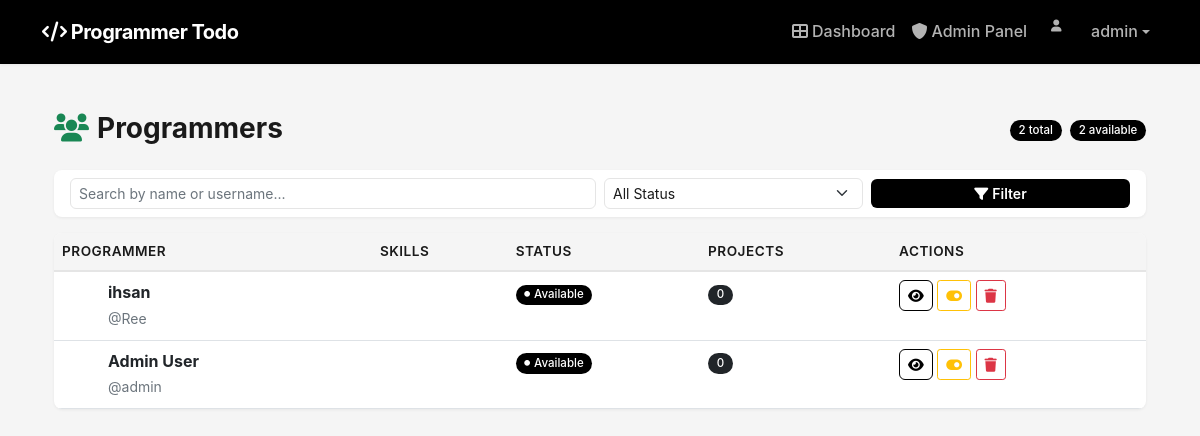
The app's page /manage/programmers/ (signed in), older data.
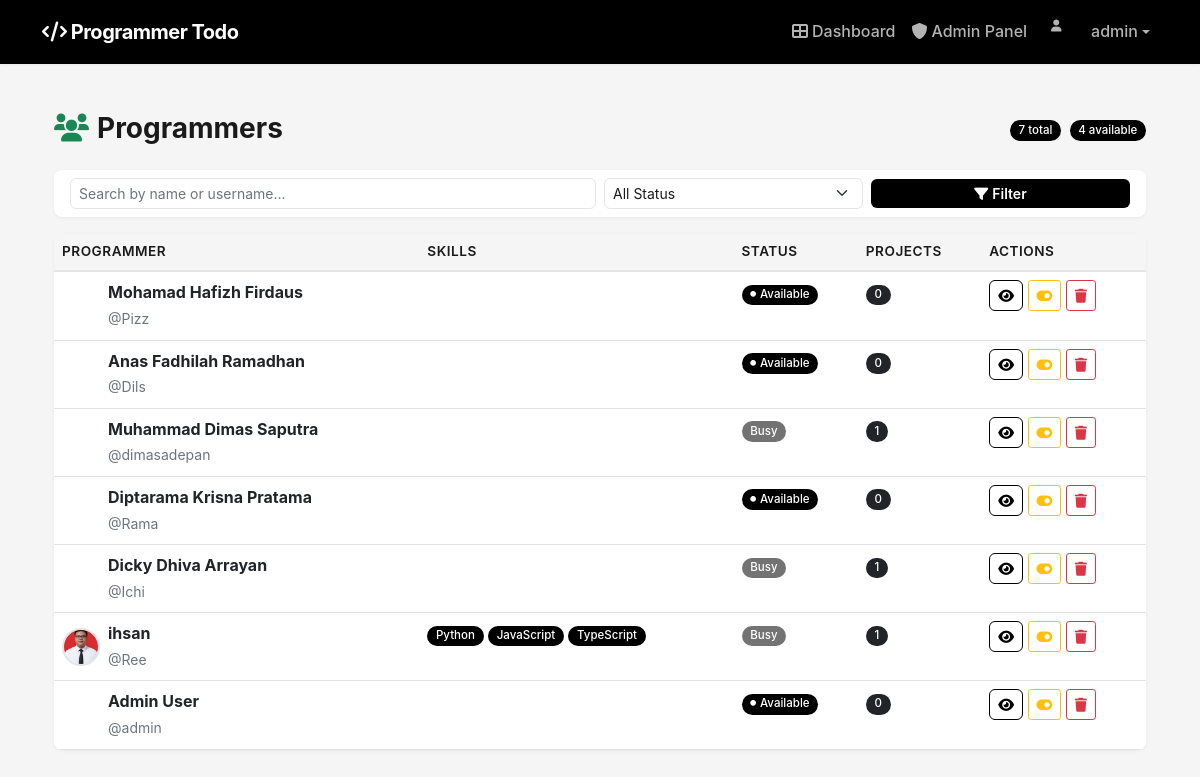
The same page, newer data.
### main/models.py (models this page shows, shortened)
class ProgrammerProfile(models.Model):
    SKILL_CHOICES = [
        ('python', 'Python'), ('javascript', 'JavaScript'), ('php', 'PHP'),
        ('java', 'Java'), ('cpp', 'C++'), ('csharp', 'C#'), ('go', 'Go'),
        ('rust', 'Rust'), ('swift', 'Swift'), ('kotlin', 'Kotlin'),
        ('ruby', 'Ruby'), ('typescript', 'TypeScript'), ('dart', 'Dart'),
        ('html', 'HTML'), ('css', 'CSS'), ('react', 'React'), ('vue', 'Vue.js'),
        ('angular', 'Angular'), ('nodejs', 'Node.js'), ('laravel', 'Laravel'),
        ('django', 'Django'), ('flask', 'Flask'), ('nextjs', 'Next.js'),
        ('svelte', 'Svelte'),
        ('react_native', 'React Native'), ('flutter', 'Flutter'),
        ('mysql', 'MySQL'), ('postgresql', 'PostgreSQL'), ('mongodb', 'MongoDB'),
        ('redis', 'Redis'), ('firebase', 'Firebase'),
        ('docker', 'Docker'), ('kubernetes', 'Kubernetes'), ('aws', 'AWS'),
        ('git', 'Git'),
        ('machine_learning', 'Machine Learning'), ('data_science', 'Data Science'),
        ('rest_api', 'REST API'), ('graphql', 'GraphQL'),
    ]
    user = models.OneToOneField(User, on_delete=models.CASCADE)
    full_name = models.CharField(max_length=200)
    email = models.EmailField()
    phone = models.CharField(max_length=20, blank=True)
    skills = models.JSONField(default=list, help_text="Selected programming skills")
    is_available = models.BooleanField(default=True)
    profile_picture = models.ImageField(upload_to='profiles/', blank=True, null=True)
    created_at = models.DateTimeField(auto_now_add=True)
    updated_at = models.DateTimeField(auto_now=True)
    def get_skills_display(self):
        skill_dict = dict(self.SKILL_CHOICES)
        return [skill_dict.get(skill, skill) for skill in self.skills]

### main/views.py (the view)
# urls.py: path('manage/programmers/', views.programmer_list, name='programmer_list'),
@staff_member_required
def programmer_list(request):
    search_query = request.GET.get('search', '')
    status_filter = request.GET.get('status', '')
    programmers = ProgrammerProfile.objects.all()
    if search_query:
        programmers = programmers.filter(
            Q(full_name__icontains=search_query) |
            Q(email__icontains=search_query) |
            Q(skills__icontains=search_query)
        )
    if status_filter == 'available':
        programmers = programmers.filter(is_available=True)
    elif status_filter == 'unavailable':
        programmers = programmers.filter(is_available=False)
    programmers = programmers.annotate(
        total_projects=Count('project'),
        completed_projects=Count('project', filter=Q(project__status='approved'))
    ).order_by('-created_at')
    paginator = Paginator(programmers, 10)
    page_number = request.GET.get('page')
    page_obj = paginator.get_page(page_number)
    context = {
        'page_obj': page_obj,
        'search_query': search_query,
        'status_filter': status_filter,
        'total_programmers': ProgrammerProfile.objects.count(),
        'available_programmers': ProgrammerProfile.objects.filter(is_available=True).count(),
    }
    return render(request, 'admin/programmer_list.html', context)

### templates/admin/programmer_list.html (shortened to what this page needs)
{% extends 'base.html' %}
{% block content %}
<div class="container py-4 fade-in">
    <div class="d-flex justify-content-between align-items-center mb-4">
        <h3 class="fw-bold mb-0"><i class="fas fa-users me-2 text-success"></i>Programmers</h3>
        <div>
            <span class="badge bg-primary me-1">{{ total_programmers }} total</span>
            <span class="badge bg-success">{{ available_programmers }} available</span>
        </div>
    </div>
    <div class="card border-0 mb-3">
        <div class="card-body py-2">
            <form method="get" class="row g-2 align-items-center">
                <div class="col-md-6">
                    <input type="text" name="search" class="form-control form-control-sm" placeholder="Search by name or username..." value="{{ search_query }}">
                </div>
                <div class="col-md-3">
                    <select name="status" class="form-select form-select-sm">
                        <option value="">All Status</option>
                    </select>
                </div>
                <div class="col-md-3">
                    <button type="submit" class="btn btn-sm btn-primary w-100"><i class="fas fa-filter me-1"></i>Filter</button>
                </div>
            </form>
        </div>
    </div>
    <div class="card border-0">
        <div class="card-body p-0">
            <div class="table-responsive">
                <table class="table table-hover mb-0">
                    <thead><tr><th>Programmer</th><th>Skills</th><th>Status</th><th>Projects</th><th>Actions</th></tr></thead>
                    <tbody>
                        {% for programmer in page_obj %}
                        <tr>
                            <td>
                                <div class="d-flex align-items-center">
                                    {% if programmer.profile_picture %}
                                    <img src="{{ programmer.profile_picture.url }}" class="rounded-circle me-2 profile-pic" width="38" height="38">
                                    {% else %}
                                    <div class="rounded-circle d-flex align-items-center justify-content-center me-2" style="width:38px;height:38px;background:linear-gradient(135deg, var(--primary), var(--violet));">
                                        <i class="fas fa-user text-white small"></i>
                                    </div>
                                    {% endif %}
                                    <div>
                                        <strong>{{ programmer.full_name }}</strong><br>
                                        <small class="text-muted">@{{ programmer.user.username }}</small>
                                    </div>
                                </div>
                            </td>
                            <td>
                                {% for skill in programmer.get_skills_display|slice:":3" %}
                                <span class="badge bg-primary">{{ skill }}</span>
                                {% endfor %}
                            </td>
                            <td>
                                {% if programmer.is_available %}<span class="badge bg-success"><i class="fas fa-circle me-1" style="font-size:0.5em;vertical-align:middle;"></i>Available</span>
                                {% else %}<span class="badge bg-secondary">Busy</span>{% endif %}
                            </td>
                            <td><span class="badge bg-dark">{{ programmer.total_projects }}</span></td>
                            <td>
                                <a href="{% url 'programmer_detail' programmer.id %}" class="btn btn-sm btn-outline-primary" title="View"><i class="fas fa-eye"></i></a>
                                <button onclick="toggleAvailability('{% url 'toggle_programmer_availability' programmer.id %}', '{{ programmer.full_name }}')" class="btn btn-sm btn-outline-warning" title="Toggle availability"><i class="fas fa-toggle-on"></i></button>
                                <button onclick="confirmDelete('{% url 'delete_programmer' programmer.id %}', '{{ programmer.full_name }}')" class="btn btn-sm btn-outline-danger" title="Delete"><i class="fas fa-trash"></i></button>
                            </td>
                        </tr>
                        {% empty %}
                        <tr><td colspan="5" class="text-center py-5 text-muted">No programmers found</td></tr>
                        {% endfor %}
                    </tbody>
                </table>
            </div>
        </div>
    </div>
</div>
{% endblock %}

### templates/base.html (shortened to what this page needs)
<!DOCTYPE html>
<html lang="en">
<head>
    <link href="https://cdn.jsdelivr.net/npm/bootstrap@5.1.3/dist/css/bootstrap.min.css" rel="stylesheet">
    <link href="https://cdnjs.cloudflare.com/ajax/libs/font-awesome/6.0.0/css/all.min.css" rel="stylesheet">
    {% load static %}
    <link href="{% static 'css/style.css' %}?v=2" rel="stylesheet">
</head>
<body>
    <nav class="navbar navbar-expand-lg navbar-dark">
        <div class="container">
            <a class="navbar-brand" href="{% url 'dashboard' %}">
                <i class="fas fa-code"></i> Programmer Todo
            </a>
            {% if user.is_authenticated %}
            <div class="collapse navbar-collapse" id="navbarNav">
                <ul class="navbar-nav ms-auto align-items-center">
                    <li class="nav-item">
                        <a class="nav-link" href="{% url 'dashboard' %}">
                            <i class="fas fa-th-large me-1"></i>Dashboard
                        </a>
                    </li>
                    {% if user.is_staff %}
                    <li class="nav-item">
                        <a class="nav-link" href="{% url 'admin_dashboard' %}">
                            <i class="fas fa-shield-alt me-1"></i>Admin Panel
                        </a>
                    </li>
                    {% else %}
                    <li class="nav-item">
                        <a class="nav-link" href="{% url 'profile_edit' %}">
                            <i class="fas fa-user-edit me-1"></i>Profile
                        </a>
                    </li>
                    {% endif %}
                    <li class="nav-item dropdown ms-2">
                        <a class="nav-link dropdown-toggle d-flex align-items-center" href="#" role="button" data-bs-toggle="dropdown">
                            <span class="icon-circle primary me-2" style="width:32px;height:32px;font-size:0.75rem;">
                                <i class="fas fa-user"></i>
                            </span>
                            {{ user.username }}
                        </a>
                    </li>
                </ul>
            </div>
            {% endif %}
        </div>
    </nav>
    <main class="container mt-4 pb-5">
        {% block content %}
        {% endblock %}
    </main>
    {% load static %}
</body>
</html>

### static/css/style.css (style rules this page uses)
:root { --white: #FFFFFF; --bg: #F5F5F5; --card: #FFFFFF; --text: #1A1A1A; --text-secondary: #737373; --text-muted: #A3A3A3; --border: #E5E5E5; --active: #000000; --hover-bg: #EEEEEE; --shadow: rgba(0, 0, 0, 0.06); }
body { font-family: -apple-system, BlinkMacSystemFont, 'Segoe UI', Roboto, Oxygen, Ubuntu, sans-serif; background-color: var(--bg); color: var(--text); line-height: 1.6; }
.navbar { background: var(--active) !important; box-shadow: 0 1px 3px var(--shadow); }
.navbar-brand { font-weight: 700; color: var(--white) !important; letter-spacing: -0.5px; }
.nav-link { color: rgba(255,255,255,0.7) !important; font-weight: 500; transition: color 0.2s; }
.btn-primary { background: var(--active); border: none; border-radius: 6px; font-weight: 600; color: var(--white); transition: all 0.2s ease; }
.btn-outline-primary { color: var(--active); border-color: var(--active); border-radius: 6px; font-weight: 500; }
.card { border: 1px solid var(--border); border-radius: 8px; box-shadow: 0 1px 3px var(--shadow); transition: all 0.2s ease; background: var(--card); }
.badge { border-radius: 20px; font-size: 0.72em; padding: 0.4em 0.75em; font-weight: 500; }
.badge.bg-primary { background: var(--active) !important; }
.badge.bg-secondary { background: var(--text-secondary) !important; }
.badge.bg-success { background: var(--active) !important; }
.form-control, .form-select { border-radius: 6px; border: 1px solid var(--border); transition: all 0.2s ease; color: var(--text); }
.table { border-radius: 8px; overflow: hidden; }
.table thead th { border-bottom: 2px solid var(--border); background: var(--bg); font-weight: 600; color: var(--text); font-size: 0.85rem; text-transform: uppercase; letter-spacing: 0.5px; }
.profile-pic { object-fit: cover; border: 2px solid var(--border); transition: all 0.2s ease; }
.fade-in { animation: fadeIn 0.4s ease-out; }

Row changes from the older to the newer data that the page shows:
added ProgrammerProfile: full_name "Mohamad Hafizh Firdaus", user.username "Pizz", is_available True (drawn), total_projects "0"
added ProgrammerProfile: full_name "Anas Fadhilah Ramadhan", user.username "Dils", is_available True (drawn), total_projects "0"
added ProgrammerProfile: full_name "Muhammad Dimas Saputra", user.username "dimasadepan", is_available "Busy", total_projects "1"
added ProgrammerProfile: full_name "Diptarama Krisna Pratama", user.username "Rama", is_available True (drawn), total_projects "0"
added ProgrammerProfile: full_name "Dicky Dhiva Arrayan", user.username "Ichi", is_available "Busy", total_projects "1"
changed ProgrammerProfile "ihsan": profile_picture: picture added; total_projects "0" → "1"; is_available "Available" → "Busy"
Text that changed along with them:
{{ total_programmers }}: "2" → "7"
{{ available_programmers }}: "2" → "4"
new list line: "Python"
new list line: "JavaScript"
new list line: "TypeScript"
